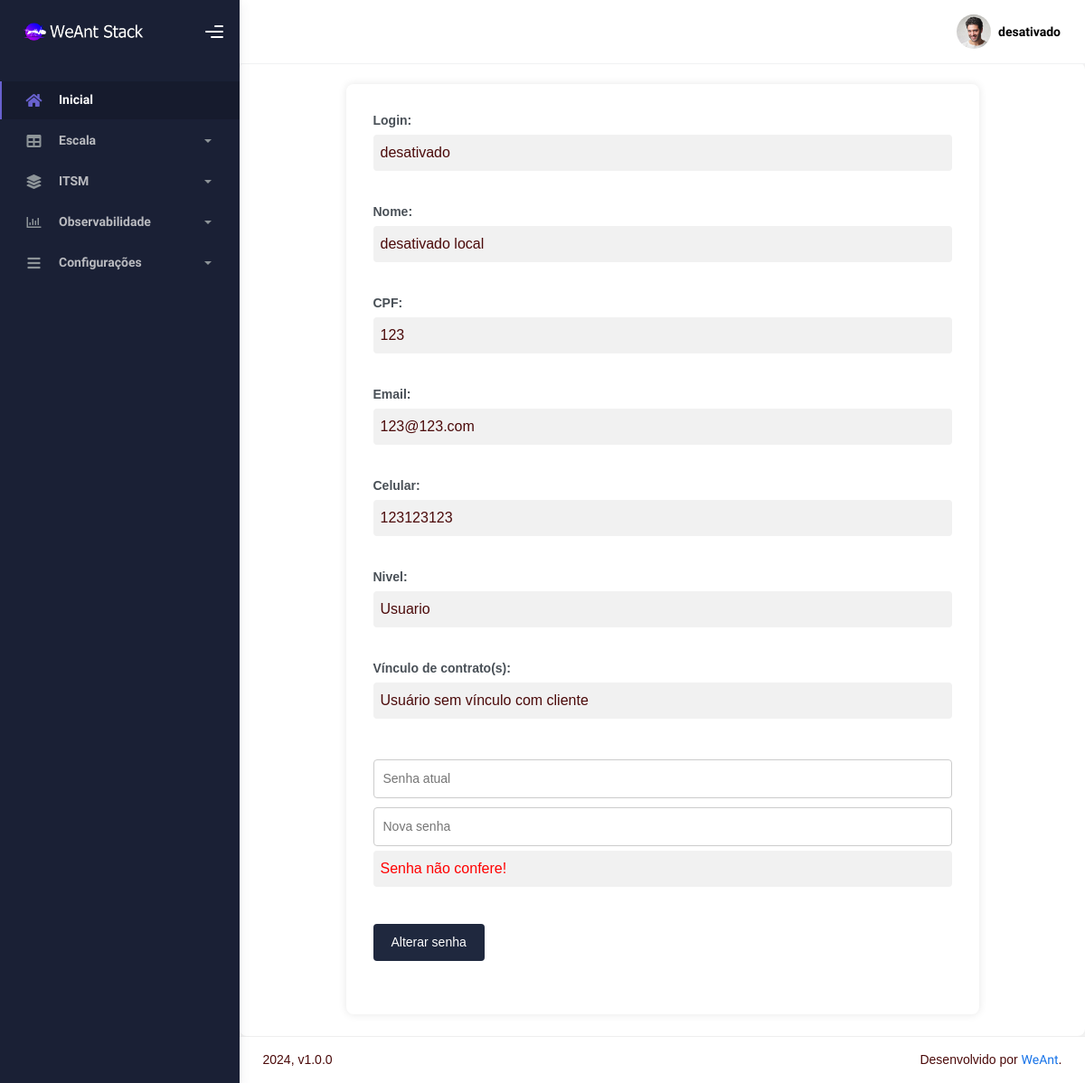
/meu_perfil_senhainvalida.php (signed in), run on an earlier commit of the app's database.
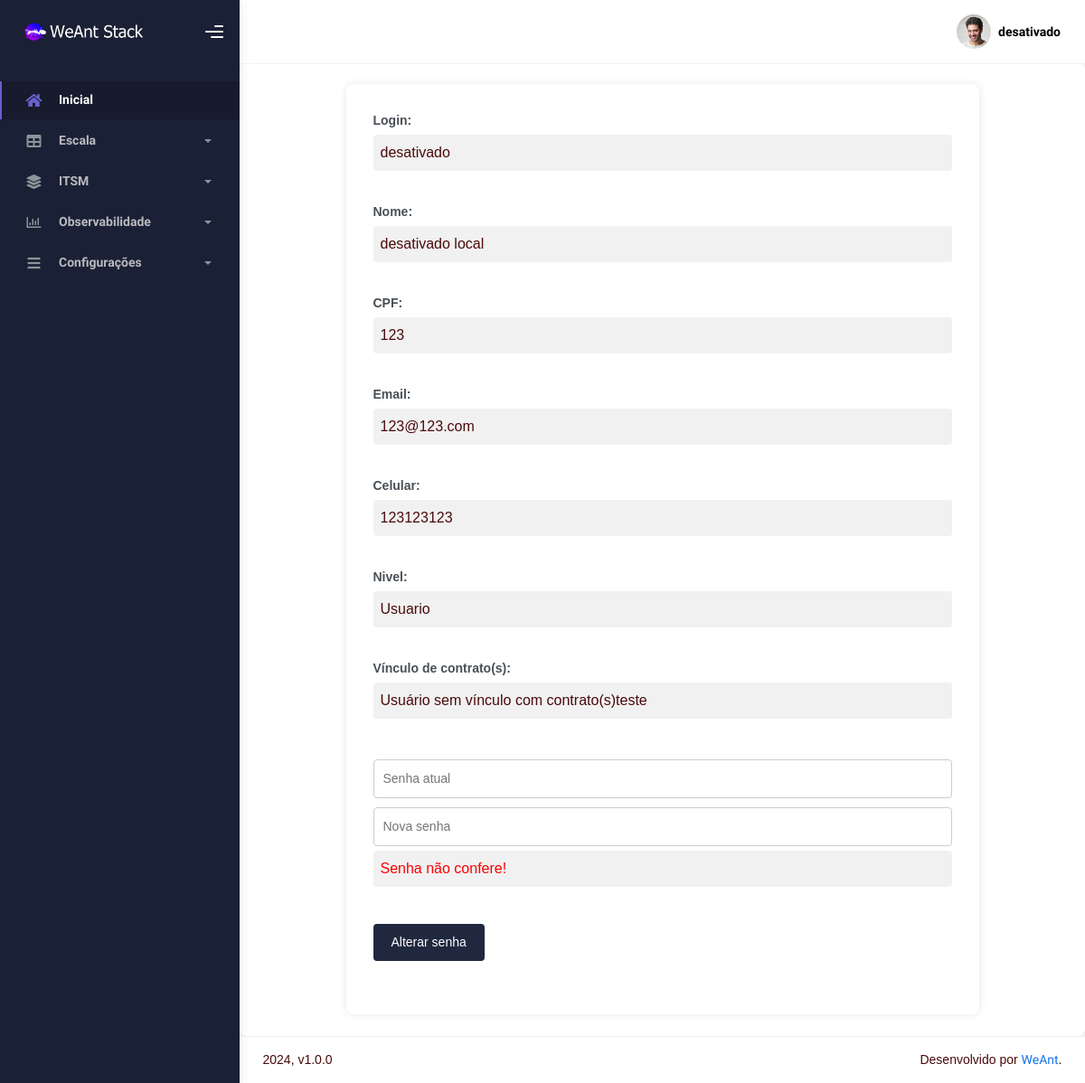
And on a later commit of the database.
### tables this page shows
CREATE TABLE `relacao_cliente` (
  `id` int(11) NOT NULL,
  `id_usuario` int(11) NOT NULL,
  `id_contrato` int(11) NOT NULL,
  `id_cliente` int(11) NOT NULL
);

CREATE TABLE `contrato` (
  `id` int(11) NOT NULL,
  `nome` varchar(60) NOT NULL,
  `status` int(11) NOT NULL
);

### sec/sec_verifica.php (called while the page is built, shortened)
<?php
include "config.php";
$sqlc = "SELECT * FROM usuario WHERE id=" . $_SESSION['UsuarioID'];
  $query = $conn->query($sqlc);
    $dados = $query->fetch_assoc();
      $idlogado = $dados['id'];
?>

### meu_perfil_senhainvalida.php (the view, shortened to what this page needs)
<?php
include "tudo_cima.php";
$sqlc = "SELECT * FROM usuario WHERE id='$idlogado'";
$result = $conn->query($sqlc);
$dados = $result->fetch_assoc();
$login = $dados["login"];
$nome = $dados["nome"];
$cpf = $dados["cpf"];
$telefone = $dados["telefone"];
$email = $dados["email"];
$pnivel = $dados["pnivel"];
?>
<div class="container">
  <div class="form-group">
    <label>Login:</label>
    <div><?php echo $login; ?></div>
  </div>
  <div class="form-group">
    <label>Nome:</label>
    <div><?php echo $nome; ?></div>
  </div>
  <div class="form-group">
    <label>CPF:</label>
    <div><?php echo $cpf; ?></div>
  </div>
  <div class="form-group">
    <label>Email:</label>
    <div><?php echo $email; ?></div>
  </div>
  <div class="form-group">
    <label>Celular:</label>
    <div><?php echo $telefone; ?></div>
  </div>
  <div class="form-group">
    <label>Nivel:</label>
    <div><?php echo $pnivel; ?></div>
  </div>
  <div class="form-group">
    <label>Vínculo de contrato(s):</label>
    <div>
      <?php
        $query_validacao_contrato = "SELECT * FROM relacao_cliente WHERE id_usuario = '$idlogado'";
        $resultado_validacao_contrato = $conn->query($query_validacao_contrato);
        if ($resultado_validacao_contrato->num_rows > 0){
            while($dados_validacao_contrato = $resultado_validacao_contrato->fetch_assoc()){
                $id_contrato_validacao_contrato = $dados_validacao_contrato['id_contrato'];
                $query_contrato = "SELECT * FROM contrato WHERE id = '$id_contrato_validacao_contrato'";
                $resultado_contrato = $conn->query($query_contrato);
                if ($resultado_contrato->num_rows > 0){
                    while ($dados_contrato = $resultado_contrato->fetch_assoc()) {
                        $nome_contrato = $dados_contrato['nome'];
                        echo "$nome_contrato </br>";
                    }
                  } else {
                    echo "Usuário sem vínculo com contrato(s)";
                }
              }
          } else {
              echo "Usuário sem vínculo com cliente";
          }
      ?>
    </div>
  </div>
  <div class="form-group password-form">
    <form method="POST" action="sec/alterarsenha.php">
      <input type="pass" name="senhaatual" placeholder="Senha atual" autofocus="true">
      <input type="pass" name="senhanova" placeholder="Nova senha">
      <div style="color: red;">Senha não confere!</div> </br>
      <button class="botao" type="submit">Alterar senha</button>
    </form>
  </div>
</div>
<?php
include "tudo_baixo.php";
?>

What changed in the data, as far as the page shows it:
added relacao_cliente: shows "Usuário sem vínculo com contrato(s)"
added contrato: nome "teste"
Also different on the page:
text no longer shown: "Usuário sem vínculo com cliente"
